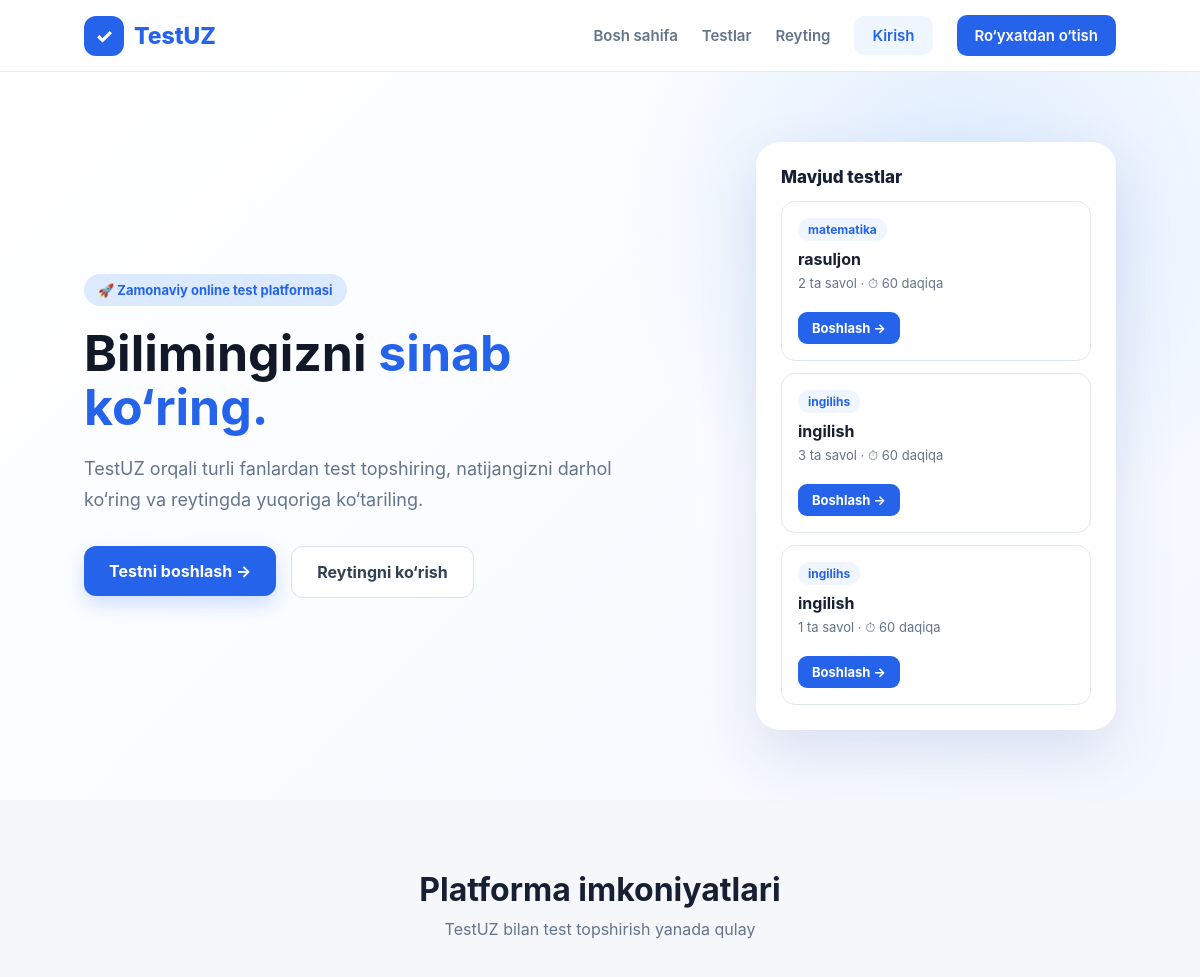
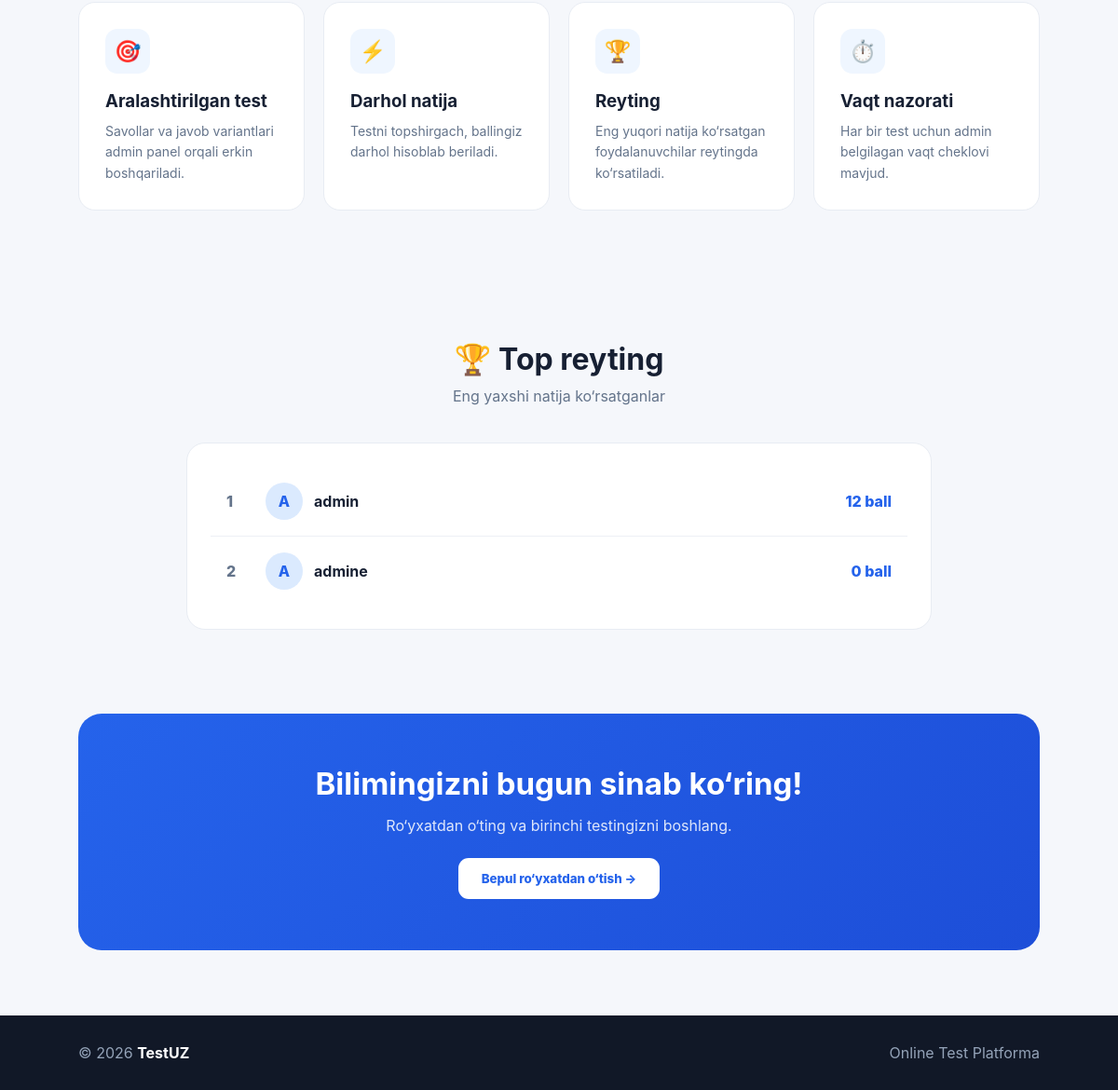
The page / on the database its author committed (2 pictures, top to bottom).
### core/models.py (models this page shows, shortened)
class Test(models.Model):
    title = models.CharField("Test nomi", max_length=200)
    subject = models.ForeignKey(Subject, verbose_name="Fan", on_delete=models.CASCADE, related_name="tests")
    duration_hours = models.DecimalField(
        "Vaqt (soat)", max_digits=4, decimal_places=2, default=1,
        help_text="Masalan 1 soat uchun 1, 30 daqiqa uchun 0.5 kiriting."
    )
    is_active = models.BooleanField("Faol", default=True)
    created_by = models.ForeignKey(User, on_delete=models.SET_NULL, null=True, blank=True)
    created_at = models.DateTimeField(auto_now_add=True)
    class Meta:
        verbose_name = "Test"
        verbose_name_plural = "Testlar"
    @property
    def question_count(self):
        return self.questions.count()
    @property
    def duration_minutes(self):
        return int(float(self.duration_hours) * 60)

class Subject(models.Model):
    name = models.CharField("Fan nomi", max_length=120)
    class Meta:
        verbose_name = "Fan"
        verbose_name_plural = "Fanlar"

class Profile(models.Model):
    user = models.OneToOneField(User, on_delete=models.CASCADE, related_name="profile")
    image = models.ImageField(upload_to="avatars/", blank=True, null=True)
    @property
    def total_score(self):
        return self.user.attempts.filter(completed=True).aggregate(s=Sum("score"))["s"] or 0

### core/views.py (the view)
# urls.py: path("", views.home, name="home"),
def home(request):
    profiles = Profile.objects.select_related("user").all()
    leaderboard = sorted(profiles, key=lambda p: p.total_score, reverse=True)[:5]
    tests = Test.objects.filter(is_active=True).select_related("subject")[:6]
    return render(request, "core/home.html", {"leaderboard": leaderboard, "tests": tests})

### core/templates/core/home.html
{% extends "core/base.html" %}
{% block content %}
<section class="hero" id="home">
    <div class="hero-content">
        <div class="badge">🚀 Zamonaviy online test platformasi</div>
        <h1>Bilimingizni <span>sinab ko‘ring.</span></h1>
        <p>
            TestUZ orqali turli fanlardan test topshiring,
            natijangizni darhol ko‘ring va reytingda yuqoriga ko‘tariling.
        </p>
        <div class="hero-buttons">
            {% if user.is_authenticated %}
            <a href="{% url 'test_list' %}"><button class="primary-btn">Testni boshlash →</button></a>
            {% else %}
            <a href="{% url 'register' %}"><button class="primary-btn">Testni boshlash →</button></a>
            {% endif %}
            <a href="#rating"><button class="secondary-btn">Reytingni ko‘rish</button></a>
        </div>
    </div>
    <div class="hero-card">
        <div class="test-header">
            <div class="test-title">Mavjud testlar</div>
        </div>
        {% if tests %}
        {% for t in tests|slice:":3" %}
        <div class="mini-test">
            <div class="subject">{{ t.subject.name }}</div>
            <h4>{{ t.title }}</h4>
            <div class="test-meta">{{ t.question_count }} ta savol · ⏱ {{ t.duration_minutes }} daqiqa</div>
            <a href="{% url 'take_test' t.id %}" class="go-btn">Boshlash →</a>
        </div>
        {% endfor %}
        {% else %}
        <p class="empty-hint">Hozircha testlar qo‘shilmagan. Admin panelda test yarating.</p>
        {% endif %}
    </div>
</section>
<section class="section" id="features">
    <div class="section-title">
        <h2>Platforma imkoniyatlari</h2>
        <p>TestUZ bilan test topshirish yanada qulay</p>
    </div>
    <div class="features">
        <div class="feature">
            <div class="feature-icon">🎯</div>
            <h3>Aralashtirilgan test</h3>
            <p>Savollar va javob variantlari admin panel orqali erkin boshqariladi.</p>
        </div>
        <div class="feature">
            <div class="feature-icon">⚡</div>
            <h3>Darhol natija</h3>
            <p>Testni topshirgach, ballingiz darhol hisoblab beriladi.</p>
        </div>
        <div class="feature">
            <div class="feature-icon">🏆</div>
            <h3>Reyting</h3>
            <p>Eng yuqori natija ko‘rsatgan foydalanuvchilar reytingda ko‘rsatiladi.</p>
        </div>
        <div class="feature">
            <div class="feature-icon">⏱️</div>
            <h3>Vaqt nazorati</h3>
            <p>Har bir test uchun admin belgilagan vaqt cheklovi mavjud.</p>
        </div>
    </div>
</section>
<section class="section" id="rating">
    <div class="section-title">
        <h2>🏆 Top reyting</h2>
        <p>Eng yaxshi natija ko‘rsatganlar</p>
    </div>
    <div class="leaderboard">
        {% for p in leaderboard %}
        <div class="leader">
            <div class="user">
                <div class="rank">{{ forloop.counter }}</div>
                <div class="avatar">{{ p.user.username|first|upper }}</div>
                <div>
                    <strong>{{ p.user.username }}</strong>
                </div>
            </div>
            <div class="points">{{ p.total_score }} ball</div>
        </div>
        {% empty %}
        <p class="empty-hint">Hali natijalar yo‘q. Birinchi bo‘lib test topshiring!</p>
        {% endfor %}
    </div>
</section>
<section class="cta">
    <h2>Bilimingizni bugun sinab ko‘ring!</h2>
    <p>Ro‘yxatdan o‘ting va birinchi testingizni boshlang.</p>
    {% if user.is_authenticated %}
    <a href="{% url 'test_list' %}"><button>Testlarni ko‘rish →</button></a>
    {% else %}
    <a href="{% url 'register' %}"><button>Bepul ro‘yxatdan o‘tish →</button></a>
    {% endif %}
</section>
{% endblock %}

### core/templates/core/base.html (style rules this page uses)
* { margin: 0; padding: 0; box-sizing: border-box; font-family: Inter, Arial, sans-serif; }
body { background: #f5f7fb; color: #172033; }
a { text-decoration: none; }
.hero { min-height: 480px; display: flex; align-items: center; padding: 70px 7%; background: radial-gradient(circle at 80% 20%, #dbeafe 0, transparent 30%), linear-gradient(135deg, #ffffff 0%, #f4f8ff 100%); }
.hero-content { width: 55%; }
.badge { display: inline-block; background: #dbeafe; color: #2563eb; padding: 8px 14px; border-radius: 30px; font-size: 13px; font-weight: 700; margin-bottom: 20px; }
.hero h1 { font-size: 50px; line-height: 1.08; margin-bottom: 20px; color: #111827; }
.hero h1 span { color: #2563eb; }
.hero p { max-width: 600px; font-size: 18px; line-height: 1.7; color: #64748b; margin-bottom: 30px; }
.hero-buttons { display: flex; gap: 15px; }
.primary-btn { border: none; background: #2563eb; color: white; padding: 15px 25px; border-radius: 12px; font-size: 16px; font-weight: 700; cursor: pointer; box-shadow: 0 8px 20px #2563eb35; }
.secondary-btn { background: white; border: 1px solid #dbe2ec; color: #334155; padding: 15px 25px; border-radius: 12px; font-size: 16px; font-weight: 700; cursor: pointer; }
.hero-card { width: 360px; background: white; border-radius: 24px; padding: 25px; box-shadow: 0 25px 60px #1e3a8a20; margin-left: auto; }
.test-header { display: flex; justify-content: space-between; margin-bottom: 14px; }
.test-title { font-weight: 800; font-size: 17px; }
.test-meta { color: #64748b; font-size: 13px; margin-bottom: 12px; }
.mini-test { border: 1px solid #e2e8f0; border-radius: 14px; padding: 16px; margin-bottom: 12px; }
.mini-test:last-child { margin-bottom: 0; }
.mini-test .subject { display: inline-block; background: #eff6ff; color: #2563eb; font-size: 12px; font-weight: 700; padding: 4px 10px; border-radius: 20px; margin-bottom: 8px; }
.mini-test h4 { font-size: 16px; margin-bottom: 6px; }
.go-btn { display: inline-block; margin-top: 8px; background: #2563eb; color: white !important; padding: 8px 14px; border-radius: 9px; font-size: 13px; font-weight: 700; }
.section { padding: 70px 7%; }
.section-title { text-align: center; margin-bottom: 40px; }
.section-title h2 { font-size: 32px; margin-bottom: 10px; }
.section-title p { color: #64748b; }
.features { display: grid; grid-template-columns: repeat(4, 1fr); gap: 20px; }
.feature { background: white; padding: 28px; border-radius: 18px; border: 1px solid #e8ecf3; }
.feature-icon { width: 48px; height: 48px; border-radius: 13px; background: #eff6ff; display: flex; align-items: center; justify-content: center; font-size: 23px; margin-bottom: 18px; }
.feature h3 { margin-bottom: 10px; }
.feature p { color: #64748b; line-height: 1.6; font-size: 14px; }
.leaderboard { max-width: 800px; margin: auto; background: white; border-radius: 20px; padding: 25px; border: 1px solid #e8ecf3; }
.leader { display: flex; align-items: center; justify-content: space-between; padding: 17px; border-bottom: 1px solid #edf0f5; }
.leader:last-child { border-bottom: none; }
.user { display: flex; align-items: center; gap: 12px; }
.avatar { width: 40px; height: 40px; border-radius: 50%; background: #dbeafe; color: #2563eb; display: flex; align-items: center; justify-content: center; font-weight: 800; }
.rank { width: 30px; font-weight: 800; color: #64748b; }
.points { color: #2563eb; font-weight: 800; }
.cta { margin: 20px 7% 70px; padding: 55px; border-radius: 25px; background: linear-gradient(135deg, #2563eb, #1d4ed8); color: white; text-align: center; }
.cta h2 { font-size: 33px; margin-bottom: 15px; }
.cta p { opacity: .85; margin-bottom: 25px; }
.cta button { border: none; background: white; color: #2563eb; padding: 14px 25px; border-radius: 11px; font-weight: 800; cursor: pointer; }

### rows shown on the page
Test: subject.name "matematika", title "rasuljon", question_count "2", duration_minutes "60"
Test: subject.name "ingilihs", title "ingilish", question_count "3", duration_minutes "60"
Test: subject.name "ingilihs", title "ingilish", question_count "1", duration_minutes "60"
Profile: user.username|first "A", user.username "admin", total_score "12"
Profile: user.username|first "A", user.username "admine", total_score "0"
